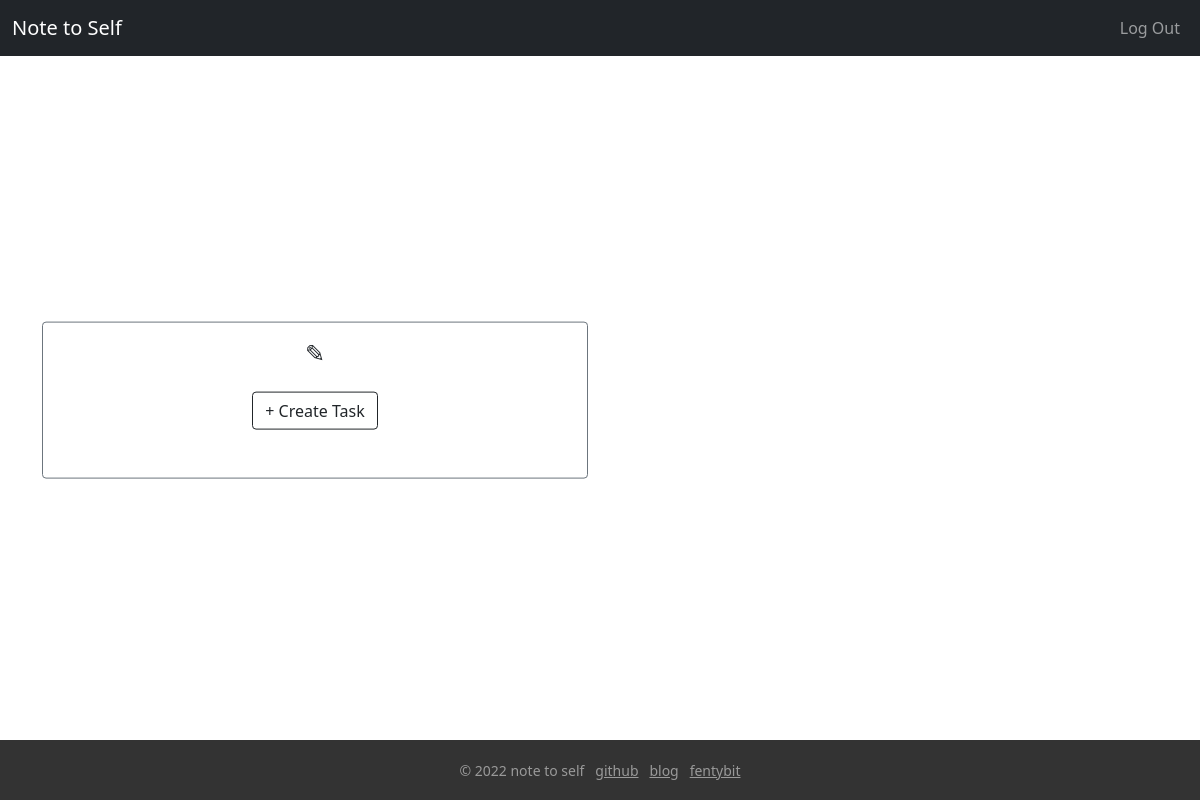
The page /todos (signed in) on the database as committed earlier.
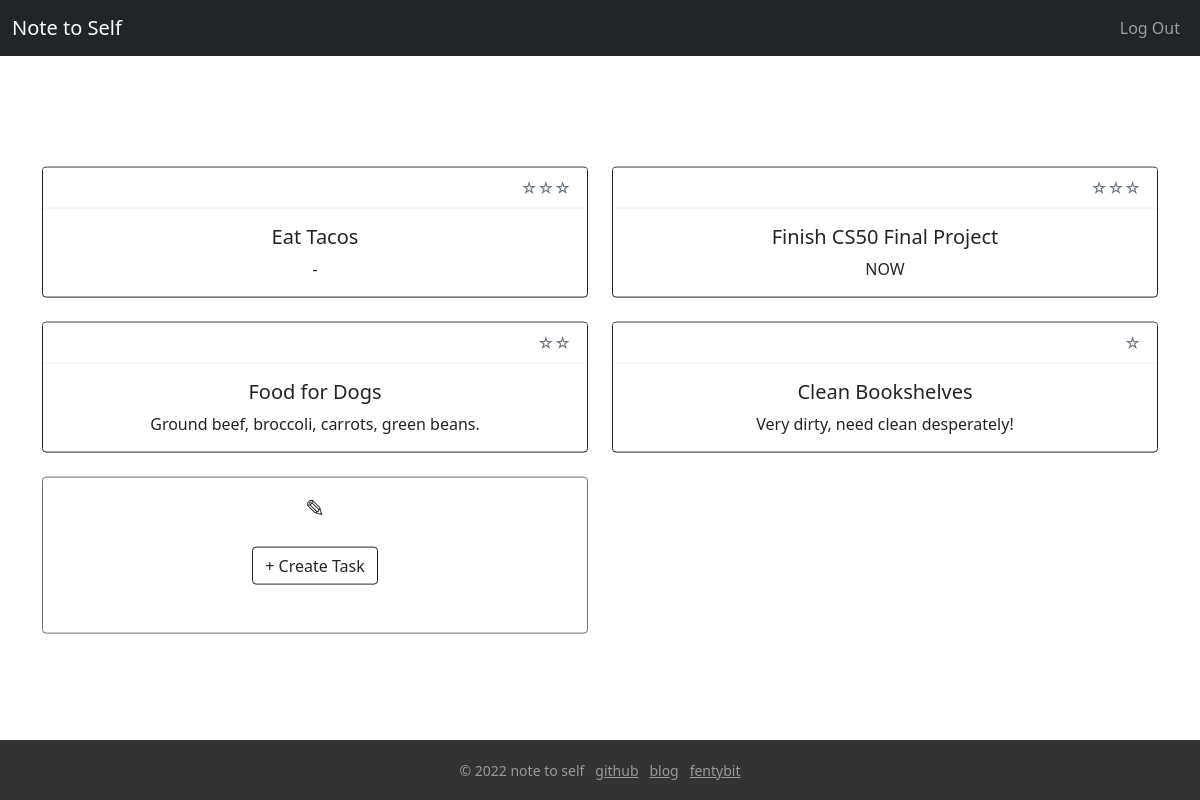
The same page on the database as committed later.
### tables this page shows
CREATE TABLE todos (
  id INTEGER PRIMARY KEY AUTOINCREMENT NOT NULL,
  user_id INTEGER NOT NULL,
  priority INTEGER NOT NULL,
  title TEXT NOT NULL,
  description TEXT
);

### app.py (the view)
@app.route("/todos")
@login_required
def todos():
  todos = db.execute("SELECT * FROM todos WHERE user_id = ? ORDER BY priority ASC", session["user_id"])
  for task in todos:
    print(task['priority'])
  return render_template("todos.html", todos=todos)

### helpers.py (called while the page is built)
def login_required(f):
  @wraps(f)
  def decorated_function(*args, **kwargs):
    if session.get("user_id") is None:
      return redirect("/login")
    return f(*args, **kwargs)
  return decorated_function

### templates/todos.html
{% extends "layout.html" %}
{% block main %}
<div class="row row-cols-1 row-cols-md-2 g-4">
  {% for row in todos %}
    <div class="col">
      <div class="card border-dark h-100">
      <div class="card-header text-secondary text-end bg-white">
        {% if row.priority == 1 %}
          ☆☆☆
        {% elif row.priority == 2 %}
          ☆☆
        {% else %}
          ☆
        {% endif %}
      </div>
        <div class="card-body ">
          <h5 class="card-title">{{ row.title }}</h5>
          <p class="card-text">
            {% if row.description %}
              {{ row.description }}
            {% else %}
              -
            {% endif %}
          </p>
        </div>
      </div>
    </div>
  {% endfor %}
    <div class="col">
      <div class="card border-secondary h-100">
        <div class="card-body">
          <h4 class="card-title">✎</h4>
          <p class="card-body"><a href="/new" class="btn btn-outline-dark">+ Create Task</a></p>
        </div>
      </div>
    </div>
  </div>
{% endblock %}

### templates/layout.html (shortened to what this page needs)
<!DOCTYPE html>
<html lang="en">
  <head>
    <link
      href="https://cdn.jsdelivr.net/npm/bootstrap@5.1.3/dist/css/bootstrap.min.css"
      rel="stylesheet"
>
    <link href="/static/styles.css" rel="stylesheet" />
  </head>
  <body>
    <nav class="bg-dark navbar navbar-expand-md navbar-dark">
      <div class="container-fluid">
        <a class="navbar-brand" href="/"
          >Note to Self</a
        >
        <div class="collapse navbar-collapse" id="navbar">
          {% if session["user_id"] %}
          <ul class="navbar-nav ms-auto">
            <li class="nav-item"><a class="nav-link" href="/logout">Log Out</a></li>
          </ul>
          {% else %}
          <ul class="navbar-nav ms-auto">
            <li class="nav-item"><a class="nav-link" href="/register">Register</a></li>
            <li class="nav-item"><a class="nav-link" href="/login">Log In</a></li>
          </ul>
          {% endif %}
        </div>
      </div>
    </nav>
    <main class="container position-absolute top-50 start-50 text-center translate-middle">
      <div class="position-relative">
        {% block main %}{% endblock %}
      </div>
    </main>
    <footer class="footer" style="text-align: center;">
      <div class="container">
        <span class="text-white-50">
          <small>
            &copy; 2022 note to self
            &nbsp;
            <a href="https://github.com/fentybit/NoteToSelf" class="text-white-50" target="_blank">github</a>
            <a href="__" class="text-white-50" target="_blank">blog</a>
            <a href="https://fentybit.me/" class="text-white-50" target="_blank">fentybit</a>
          </small>
        </span>
      </div>
    </footer>
  </body>
</html>

### static/styles.css (style rules this page uses)
.footer { background-color: #333333; bottom: 0; height: 60px; line-height: 60px; position: absolute; width: 100%; }

Rows that differ between the two databases and show on the page:
added todos: title "Eat Tacos"
added todos: title "Finish CS50 Final Project", description "NOW"
added todos: title "Food for Dogs", description "Ground beef, broccoli, carrots, green beans."
added todos: title "Clean Bookshelves", description "Very dirty, need clean desperately!"
